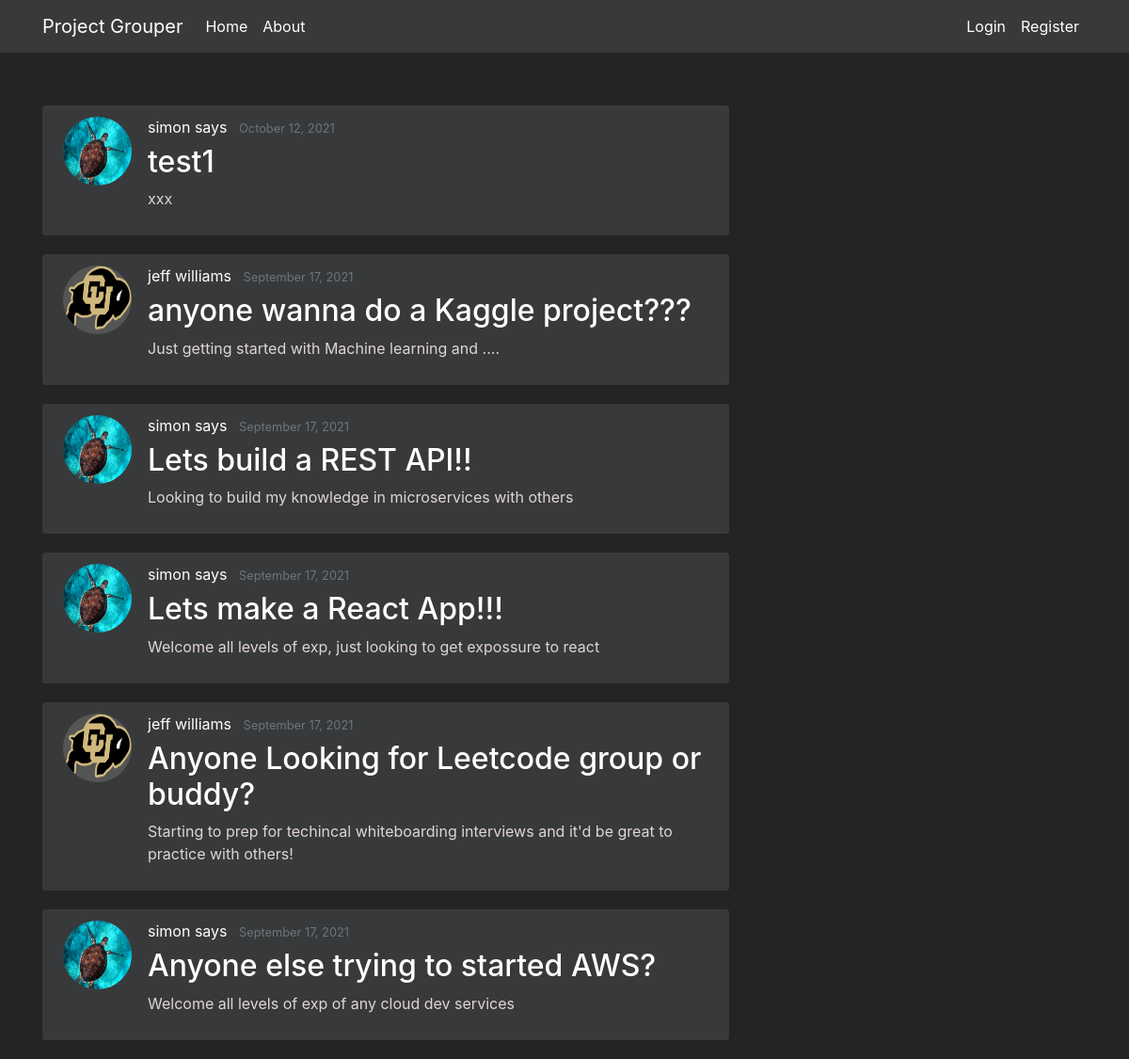
The page /home on the database its author committed.
### flaskapp/models.py (models this page shows, shortened)
class Projects(db.Model):
    __tablename__ = 'project'
    id = db.Column(db.Integer, primary_key=True, nullable=False)
    name = db.Column(db.String(250), unique=True, nullable=False)
    desc = db.Column(db.String(500), unique=False, nullable=False)
    creation_timestamp = db.Column(db.DateTime, nullable=False, default=datetime.utcnow)
    start_date = db.Column(db.DateTime, nullable=True, default=datetime.utcnow)
    target_end_date = db.Column(db.DateTime, nullable=True, default=datetime.utcnow)
    owner_id = db.Column(db.Integer, db.ForeignKey('user.id'), nullable=False, default=1)
    owner = db.relationship("Users", foreign_keys=owner_id, backref="owned_projects", uselist=False)
    members = db.relationship('Users', secondary=UserProjects, lazy='subquery', backref="get_projects")
    languages = db.relationship('Languages', secondary=ProjectLanguages, lazy='subquery', backref="get_projects")
    careers = db.relationship('Careers', secondary=ProjectCareers, lazy='subquery', backref="get_projects")

class Users(db.Model, UserMixin):
    __tablename__ = 'user'
    id = db.Column(db.Integer, primary_key=True, nullable=False)
    first_name = db.Column(db.String(20), nullable=False)
    last_name = db.Column(db.String(20), nullable=False)
    email = db.Column(db.String(50), unique=True, nullable=False)
    password = db.Column(db.String(20), nullable=False)
    profile_image = db.Column(db.String(20), nullable=False, default="Portrait_Placeholder.png")
    date_joined = db.Column(db.DateTime, nullable=False, default=datetime.utcnow)
    is_moderator = db.Column(db.Boolean, default=False, nullable=False)
    languages = db.relationship('Languages', secondary=UserLanguages, lazy='subquery', backref="get_users")
    careers = db.relationship('Careers', secondary=UserCareers, lazy='subquery', backref="get_users")

### flaskapp/routes.py (the view)
@app.route('/')
@app.route('/home')
def home():
    projects = Projects.query.all()
    projects = sorted(projects, key=lambda x: x.creation_timestamp, reverse=True)
    return render_template('home.html', projects=projects)

### flaskapp/templates/home.html
{% extends "layout.html" %}
{% block content %}
    {% for project in projects %}
        <article class="media content-section">
            <img class="rounded-circle article-img" src="{{ url_for('static', filename='profile_pics/' + project.owner.profile_image) }}">
            <div class="media-body">
                <div class="article-metadata">
                    <a class="mr-2" href="#">{{ project.owner.first_name }} {{ project.owner.last_name }}</a>
                    <small class="text-muted">{{ project.creation_timestamp.strftime('%B %d, %Y') }}</small>
                </div>
                <h2><a class="article-title" href="{{ url_for('project', project_id=project.id) }}">{{ project.name }}</a></h2>
                <p class="article-content">{{ project.desc }}</p>
            </div>
            </article>
    {% endfor %}
{% endblock content %}

### flaskapp/static/main.css (style rules this page uses)
body { background: #252424; color: #e0d5d5; margin-top: 7rem; }
h1, h2, h3, h4, h5, h6 { color: #ffffff; }
.mr-2 { color: #ffffff; }
.content-section { background: #38393a; padding: 10px 20px; border: 1px solid #38393a; border-radius: 3px; margin-bottom: 20px; }
.article-title { color: #ffffff; }
.article-content { white-space: pre-line; }
.article-img { height: 75px; width: 75px; margin-right: 16px; border: 1px solid #38393a; background:#555555; }
.article-metadata { padding-bottom: 1px; margin-bottom: 4px; border-bottom: 1px solid #38393a; }

### rows shown on the page
Projects: profile_image (placeholder picture), owner.first_name "simon", owner.last_name "says", creation_timestamp "October 12, 2021", name "test1", desc "xxx"
Projects: profile_image (picture), owner.first_name "jeff", owner.last_name "williams", creation_timestamp "September 17, 2021", name "anyone wanna do a Kaggle project???", desc "Just getting started with Machine learning and ...."
Projects: profile_image (placeholder picture), owner.first_name "simon", owner.last_name "says", creation_timestamp "September 17, 2021", name "Lets build a REST API!!", desc "Looking to build my knowledge in microservices with others"
Projects: profile_image (placeholder picture), owner.first_name "simon", owner.last_name "says", creation_timestamp "September 17, 2021", name "Lets make a React App!!!", desc "Welcome all levels of exp, just looking to get expossure to react"
Projects: profile_image (picture), owner.first_name "jeff", owner.last_name "williams", creation_timestamp "September 17, 2021", name "Anyone Looking for Leetcode group or buddy?", desc "Starting to prep for techincal whiteboarding interviews and it'd be great to practice with others!"
Projects: profile_image (placeholder picture), owner.first_name "simon", owner.last_name "says", creation_timestamp "September 17, 2021", name "Anyone else trying to started AWS?", desc "Welcome all levels of exp of any cloud dev services"
